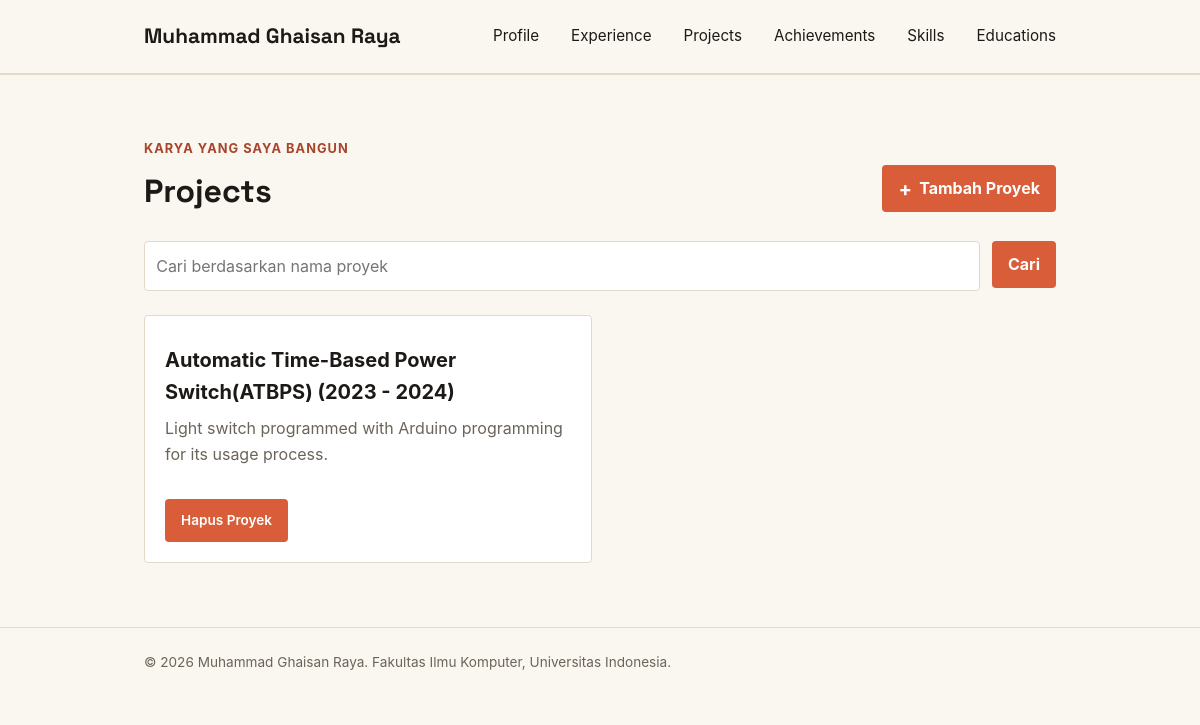
The app's page /project/ with its own data.
### main/models.py (models this page shows, shortened)
class Project(models.Model):
    PROJECT_CHOICE = [
        ("it", "IT"),
        ("non-it", "Non-IT")
    ]
    id = models.UUIDField(primary_key=True, default=uuid.uuid4, editable=False)
    title = models.CharField(max_length=255)
    description = models.TextField()
    category = models.CharField(
        max_length=20,
        choices=PROJECT_CHOICE,
        default="it",
    )
    thumbnail = models.URLField(blank=True, null=True)
    started_at = models.DateTimeField(auto_now_add=True)
    ended_at = models.DateTimeField(blank=True, null=True)
    tech_stack = models.CharField(max_length=255, blank=True, default="")
    project_url = models.URLField(blank=True)
    project_image_url = models.URLField(blank=True, max_length=500)

### main/views.py (the view)
# urls.py: path("project/", show_project, name="show_project"),
def show_project(request):
    json_response = get_projects_json(request)
    projects = serializers.deserialize(
        "json",
        json_response.content.decode("utf-8"),
    )
    projects = [project.object for project in projects]
    title_query = request.GET.get("title", "").strip()
    context = {
        "name": "Muhammad Ghaisan Raya",
        "project_list": projects,
        "title_query": title_query,
    }
    return render(request, "project.html", context)

### main/views.py (called while the page is built)
def get_projects_json(request):
    title_query = request.GET.get("title", "").strip()
    projects = Project.objects.all()
    if title_query:
        projects = projects.filter(title__icontains=title_query)
    projects_json = serializers.serialize("json", projects)
    return HttpResponse(projects_json, content_type="application/json")

### templates/project.html (shortened to what this page needs)
{% extends 'base.html' %}
{% block content %}
    <main>
                <section class="project-section" id="project">
            <div class="container">
                <p class="section-kicker">Karya yang saya bangun</p>
                <div class="project-header">
                    <h1>Projects</h1>
                    <a href="{% url 'main:create_project' %}"
                       class="button project-add-button">
                        <span aria-hidden="true">+</span>
                        Tambah Proyek
                    </a>
                </div>
                <form method="get"
                      action="{% url 'main:show_project' %}"
                      class="project-search">
                    <input type="search"
                           name="title"
                           value="{{ title_query }}"
                           placeholder="Cari berdasarkan nama proyek"
                           class="project-search__input"
                           aria-label="Cari berdasarkan nama proyek">
                    <button type="submit" class="button">Cari</button>
                </form>
                <div class="project-grid project-grid">
                    {% for project in project_list %}
                        <article class="project-card">
                            <h2>{{ project.title }}</h2>
                            <p class="project-description">{{ project.description }}</p>
                            <div class="project-card-actions">
                                <div class="project-actions">
                                    {% include "project_delete_modal.html" with project=project %}
                                </div>
                            </div>
                        </article>
                    {% empty %}
                        {% if title_query %}
                            <p class="empty-state">Tidak ada proyek dengan nama tersebut.</p>
                        {% else %}
                            <p class="empty-state">Belum ada proyek yang ditambahkan.</p>
                        {% endif %}
                    {% endfor %}
                </div>
            </div>
        </section>
    </main>
{% endblock content %}

### templates/project_delete_modal.html (shortened to what this page needs)
<p class="project-status">
    <button type="button"
            class="button button-danger"
            popovertarget="delete-project-{{ project.id }}"
            aria-label="Hapus {{ project.title }}"
            title="Hapus proyek">
        Hapus Proyek
    </button>
</p>

### static/css/style.css (style rules this page uses)
* { margin: 0; padding: 0; box-sizing: border-box; }
:root { --ink: #1c1917; --paper: #faf6f0; --accent: #d95d39; --accent-dark: #a8442a; --line: #e3d9c9; --text-muted: #6b6459; --radius: 4px; }
body { font-family: -apple-system, "Segoe UI", Roboto, Helvetica, Arial, sans-serif; color: var(--ink); background-color: var(--paper); line-height: 1.6; }
h1, .brand { font-family: "Space Grotesk", -apple-system, sans-serif; }
.container { max-width: 960px; margin: 0 auto; padding: 0 1.5rem; }
.button { display: inline-block; height: fit-content; border: 0; border-radius: var(--radius); padding: 0.65rem 1rem; background: var(--accent); color: white; cursor: pointer; font: inherit; font-weight: 700; text-decoration: none; }
.project-section { padding: 4rem 0; border-top: 1px solid var(--line); }
.section-kicker { color: var(--accent-dark); font-size: 0.8rem; font-weight: 700; letter-spacing: 0.08em; text-transform: uppercase; }
.project-section h1 { margin: 0.4rem 0 1.5rem; font-size: 2rem; }
.project-grid { display: grid; grid-template-columns: repeat(auto-fit, minmax(240px, 1fr)); gap: 1rem; }
.project-card { padding: 1.25rem; background-color: #fff; border: 1px solid var(--line); border-radius: var(--radius); }
.project-card h2 { margin: 0.5rem 0; font-size: 1.25rem; }
.project-description, .empty-state { color: var(--text-muted); }
.project-status { margin-top: 1rem; font-size: 0.85rem; font-weight: 600; }
.project-header { width: 100%; display: flex; justify-content: space-between; align-items: center; gap: 1rem; margin-bottom: 1.5rem; }
.project-grid { grid-template-columns: repeat(2, minmax(0, 1fr)); }
.project-header h1 { margin-bottom: 0; }
.project-add-button { display: inline-flex; align-items: center; gap: 0.45rem; }
.project-add-button span { font-size: 1.25rem; line-height: 1; }
.project-search { display: flex; gap: 0.75rem; margin-bottom: 1.5rem; }
.project-search__input { width: 100%; min-width: 0; padding: 0.7rem; border: 1px solid var(--line); border-radius: var(--radius); background: #fff; color: var(--ink); font: inherit; }
.project-actions { display: flex; align-items: center; flex-wrap: wrap; gap: 20px; margin-top: 1rem; }
.project-actions .button { font-size: 0.85rem; font-weight: 600; }
.project-card-actions { display: flex; flex-direction: column; margin-top: auto; }

### records on screen
Project: title "Automatic Time-Based Power Switch(ATBPS) (2023 - 2024)", description "Light switch programmed with Arduino programming for its usage process."

### other values on screen
{{ name }} "Muhammad Ghaisan Raya"
